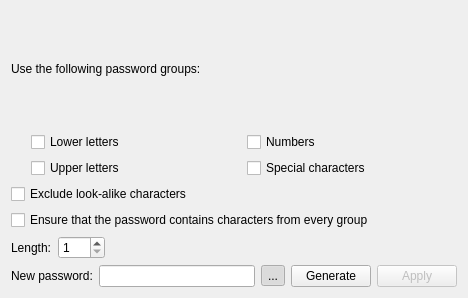
<?xml version="1.0" encoding="UTF-8"?>
<ui version="4.0">
 <class>PasswordGeneratorWidget</class>
 <widget class="QWidget" name="PasswordGeneratorWidget">
  <property name="geometry">
   <rect>
    <x>0</x>
    <y>0</y>
    <width>468</width>
    <height>298</height>
   </rect>
  </property>
  <property name="windowTitle">
   <string/>
  </property>
  <layout class="QVBoxLayout" name="verticalLayout">
   <item>
    <widget class="QLabel" name="labelGroups">
     <property name="text">
      <string>Use the following password groups:</string>
     </property>
    </widget>
   </item>
   <item>
    <layout class="QHBoxLayout" name="horizontalLayout">
     <item>
      <spacer name="horizontalSpacer">
       <property name="orientation">
        <enum>Qt::Horizontal</enum>
       </property>
       <property name="sizeType">
        <enum>QSizePolicy::Maximum</enum>
       </property>
       <property name="sizeHint" stdset="0">
        <size>
         <width>20</width>
         <height>1</height>
        </size>
       </property>
      </spacer>
     </item>
     <item>
      <layout class="QGridLayout" name="gridLayout_2">
       <item row="0" column="0">
        <widget class="QCheckBox" name="checkBoxLower">
         <property name="text">
          <string>Lower letters</string>
         </property>
        </widget>
       </item>
       <item row="0" column="1">
        <widget class="QCheckBox" name="checkBoxNumbers">
         <property name="text">
          <string>Numbers</string>
         </property>
        </widget>
       </item>
       <item row="1" column="0">
        <widget class="QCheckBox" name="checkBoxUpper">
         <property name="text">
          <string>Upper letters</string>
         </property>
        </widget>
       </item>
       <item row="1" column="1">
        <widget class="QCheckBox" name="checkBoxSpecialChars">
         <property name="text">
          <string>Special characters</string>
         </property>
        </widget>
       </item>
      </layout>
     </item>
    </layout>
   </item>
   <item>
    <widget class="QCheckBox" name="checkBoxExcludeAlike">
     <property name="text">
      <string>Exclude look-alike characters</string>
     </property>
    </widget>
   </item>
   <item>
    <widget class="QCheckBox" name="checkBoxEnsureEvery">
     <property name="text">
      <string>Ensure that the password contains characters from every group</string>
     </property>
    </widget>
   </item>
   <item>
    <layout class="QHBoxLayout" name="horizontalLayout_2">
     <item>
      <widget class="QLabel" name="labelLength">
       <property name="text">
        <string>Length:</string>
       </property>
      </widget>
     </item>
     <item>
      <widget class="QSpinBox" name="spinBoxLength">
       <property name="minimum">
        <number>1</number>
       </property>
       <property name="maximum">
        <number>999</number>
       </property>
      </widget>
     </item>
     <item>
      <spacer name="horizontalSpacer_2">
       <property name="orientation">
        <enum>Qt::Horizontal</enum>
       </property>
       <property name="sizeHint" stdset="0">
        <size>
         <width>40</width>
         <height>20</height>
        </size>
       </property>
      </spacer>
     </item>
    </layout>
   </item>
   <item>
    <layout class="QHBoxLayout" name="horizontalLayout_3">
     <item>
      <widget class="QLabel" name="labelNewPassword">
       <property name="text">
        <string>New password:</string>
       </property>
      </widget>
     </item>
     <item>
      <widget class="QLineEdit" name="editNewPassword">
       <property name="font">
        <font>
         <family>Courier New</family>
        </font>
       </property>
       <property name="echoMode">
        <enum>QLineEdit::Password</enum>
       </property>
      </widget>
     </item>
     <item>
      <widget class="QToolButton" name="togglePasswordButton">
       <property name="text">
        <string>...</string>
       </property>
       <property name="checkable">
        <bool>true</bool>
       </property>
       <property name="checked">
        <bool>true</bool>
       </property>
      </widget>
     </item>
     <item>
      <widget class="QPushButton" name="buttonGenerate">
       <property name="text">
        <string>Generate</string>
       </property>
      </widget>
     </item>
     <item>
      <widget class="QPushButton" name="buttonApply">
       <property name="enabled">
        <bool>false</bool>
       </property>
       <property name="text">
        <string>Apply</string>
       </property>
      </widget>
     </item>
    </layout>
   </item>
  </layout>
 </widget>
 <resources/>
 <connections/>
</ui>
